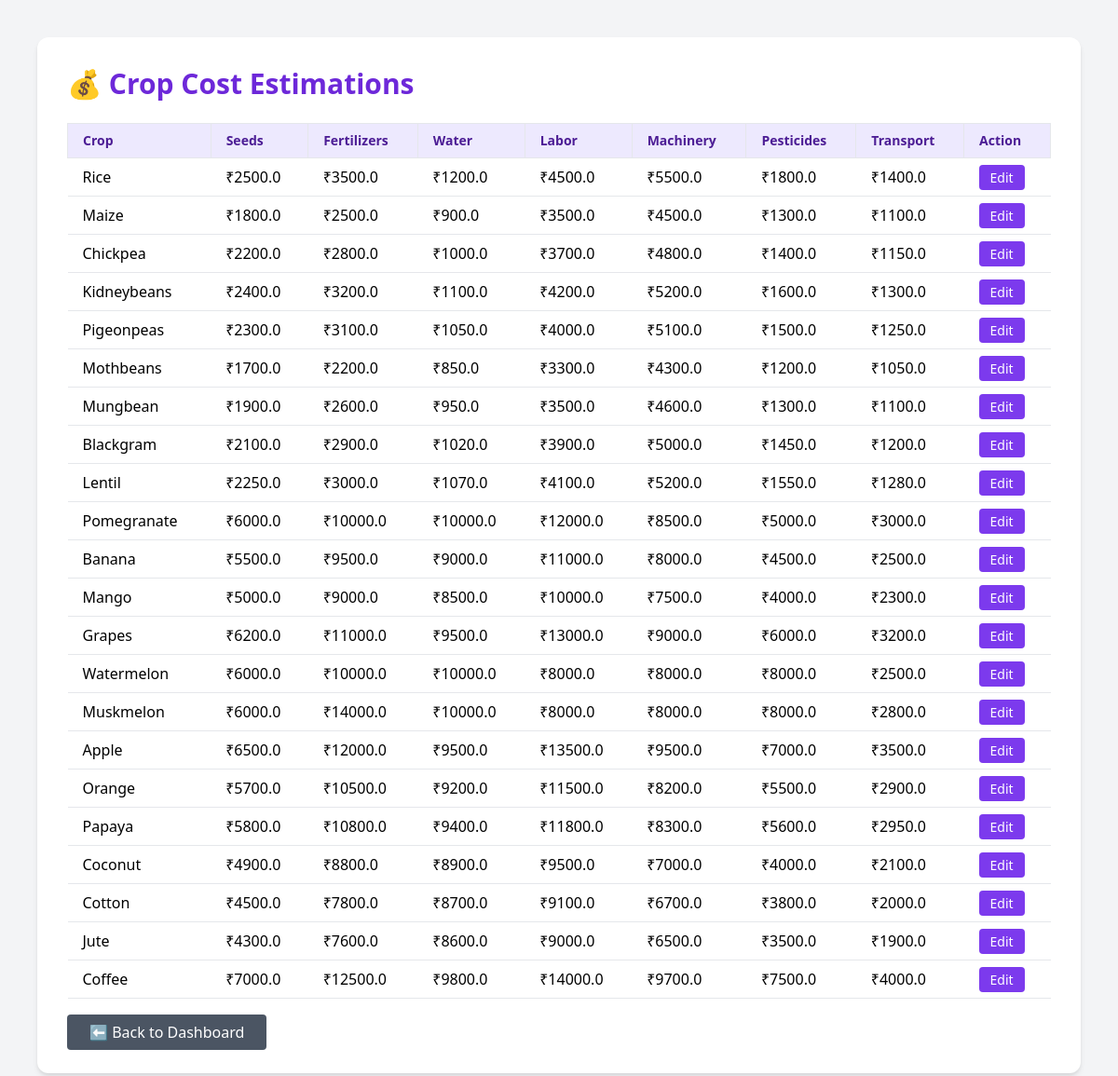
Page /admin-costs (signed in) on the committed database.
### tables this page shows
CREATE TABLE crop_costs (
    crop_name TEXT PRIMARY KEY,
    seeds_cost REAL,
    fertilizers_cost REAL,
    water_cost REAL,
    labor_cost REAL,
    machinery_cost REAL,
    pesticides_cost REAL,
    transport_cost REAL
, market_price REAL);

### app.py (the view)
@app.route('/admin-costs')
def admin_costs():
    if 'admin' not in session:
        return redirect('/admin-login')
    conn = sqlite3.connect("crop_info.db")
    cursor = conn.cursor()
    cursor.execute("SELECT * FROM crop_costs")
    costs = cursor.fetchall()
    conn.close()
    return render_template('admin_costs.html', costs=costs)

### templates/admin_costs.html (shortened to what this page needs)
<!DOCTYPE html>
<html lang="en">
<head>
  <link href="https://cdn.jsdelivr.net/npm/tailwindcss@2.2.19/dist/tailwind.min.css" rel="stylesheet">
</head>
<body class="bg-gray-100 min-h-screen p-10">
  <div class="max-w-6xl mx-auto bg-white p-8 rounded-xl shadow-md">
    <h2 class="text-3xl font-bold text-purple-700 mb-6">💰 Crop Cost Estimations</h2>
    <div class="overflow-x-auto">
      <table class="w-full border-collapse table-auto">
        <thead>
          <tr class="bg-purple-100 text-left text-sm font-semibold text-purple-900">
            <th class="px-4 py-2 border">Crop</th>
            <th class="px-4 py-2 border">Seeds</th>
            <th class="px-4 py-2 border">Fertilizers</th>
            <th class="px-4 py-2 border">Water</th>
            <th class="px-4 py-2 border">Labor</th>
            <th class="px-4 py-2 border">Machinery</th>
            <th class="px-4 py-2 border">Pesticides</th>
            <th class="px-4 py-2 border">Transport</th>
            <th class="px-4 py-2 border">Action</th>
          </tr>
        </thead>
        <tbody>
          {% for cost in costs %}
          <tr class="border-b hover:bg-gray-50">
            <td class="px-4 py-2">{{ cost[0] }}</td>
            <td class="px-4 py-2">₹{{ cost[1] }}</td>
            <td class="px-4 py-2">₹{{ cost[2] }}</td>
            <td class="px-4 py-2">₹{{ cost[3] }}</td>
            <td class="px-4 py-2">₹{{ cost[4] }}</td>
            <td class="px-4 py-2">₹{{ cost[5] }}</td>
            <td class="px-4 py-2">₹{{ cost[6] }}</td>
            <td class="px-4 py-2">₹{{ cost[7] }}</td>
            <td class="px-4 py-2">
              <a href="/edit-cost/{{ cost[0] }}" class="bg-purple-600 hover:bg-purple-700 text-white px-3 py-1 rounded text-sm">Edit</a>
            </td>
          </tr>
          {% endfor %}
        </tbody>
      </table>
    </div>
    <div class="mt-6">
      <a href="/admin-dashboard" class="bg-gray-600 text-white px-6 py-2 rounded hover:bg-gray-700">⬅ Back to Dashboard</a>
    </div>
  </div>
</body>
</html>

### rows in the picture
crop_costs: crop_name "Rice", seeds_cost "2500.0", fertilizers_cost "3500.0", water_cost "1200.0", labor_cost "4500.0", machinery_cost "5500.0", pesticides_cost "1800.0", transport_cost "1400.0"
crop_costs: crop_name "Maize", seeds_cost "1800.0", fertilizers_cost "2500.0", water_cost "900.0", labor_cost "3500.0", machinery_cost "4500.0", pesticides_cost "1300.0", transport_cost "1100.0"
crop_costs: crop_name "Chickpea", seeds_cost "2200.0", fertilizers_cost "2800.0", water_cost "1000.0", labor_cost "3700.0", machinery_cost "4800.0", pesticides_cost "1400.0", transport_cost "1150.0"
crop_costs: crop_name "Kidneybeans", seeds_cost "2400.0", fertilizers_cost "3200.0", water_cost "1100.0", labor_cost "4200.0", machinery_cost "5200.0", pesticides_cost "1600.0", transport_cost "1300.0"
crop_costs: crop_name "Pigeonpeas", seeds_cost "2300.0", fertilizers_cost "3100.0", water_cost "1050.0", labor_cost "4000.0", machinery_cost "5100.0", pesticides_cost "1500.0", transport_cost "1250.0"
crop_costs: crop_name "Mothbeans", seeds_cost "1700.0", fertilizers_cost "2200.0", water_cost "850.0", labor_cost "3300.0", machinery_cost "4300.0", pesticides_cost "1200.0", transport_cost "1050.0"
crop_costs: crop_name "Mungbean", seeds_cost "1900.0", fertilizers_cost "2600.0", water_cost "950.0", labor_cost "3500.0", machinery_cost "4600.0", pesticides_cost "1300.0", transport_cost "1100.0"
crop_costs: crop_name "Blackgram", seeds_cost "2100.0", fertilizers_cost "2900.0", water_cost "1020.0", labor_cost "3900.0", machinery_cost "5000.0", pesticides_cost "1450.0", transport_cost "1200.0"
crop_costs: crop_name "Lentil", seeds_cost "2250.0", fertilizers_cost "3000.0", water_cost "1070.0", labor_cost "4100.0", machinery_cost "5200.0", pesticides_cost "1550.0", transport_cost "1280.0"
crop_costs: crop_name "Pomegranate", seeds_cost "6000.0", fertilizers_cost "10000.0", water_cost "10000.0", labor_cost "12000.0", machinery_cost "8500.0", pesticides_cost "5000.0", transport_cost "3000.0"
crop_costs: crop_name "Banana", seeds_cost "5500.0", fertilizers_cost "9500.0", water_cost "9000.0", labor_cost "11000.0", machinery_cost "8000.0", pesticides_cost "4500.0", transport_cost "2500.0"
crop_costs: crop_name "Mango", seeds_cost "5000.0", fertilizers_cost "9000.0", water_cost "8500.0", labor_cost "10000.0", machinery_cost "7500.0", pesticides_cost "4000.0", transport_cost "2300.0"
crop_costs: crop_name "Grapes", seeds_cost "6200.0", fertilizers_cost "11000.0", water_cost "9500.0", labor_cost "13000.0", machinery_cost "9000.0", pesticides_cost "6000.0", transport_cost "3200.0"
crop_costs: crop_name "Watermelon", seeds_cost "6000.0", fertilizers_cost "10000.0", water_cost "10000.0", labor_cost "8000.0", machinery_cost "8000.0", pesticides_cost "8000.0", transport_cost "2500.0"
crop_costs: crop_name "Muskmelon", seeds_cost "6000.0", fertilizers_cost "14000.0", water_cost "10000.0", labor_cost "8000.0", machinery_cost "8000.0", pesticides_cost "8000.0", transport_cost "2800.0"
crop_costs: crop_name "Apple", seeds_cost "6500.0", fertilizers_cost "12000.0", water_cost "9500.0", labor_cost "13500.0", machinery_cost "9500.0", pesticides_cost "7000.0", transport_cost "3500.0"
crop_costs: crop_name "Orange", seeds_cost "5700.0", fertilizers_cost "10500.0", water_cost "9200.0", labor_cost "11500.0", machinery_cost "8200.0", pesticides_cost "5500.0", transport_cost "2900.0"
crop_costs: crop_name "Papaya", seeds_cost "5800.0", fertilizers_cost "10800.0", water_cost "9400.0", labor_cost "11800.0", machinery_cost "8300.0", pesticides_cost "5600.0", transport_cost "2950.0"
crop_costs: crop_name "Coconut", seeds_cost "4900.0", fertilizers_cost "8800.0", water_cost "8900.0", labor_cost "9500.0", machinery_cost "7000.0", pesticides_cost "4000.0", transport_cost "2100.0"
crop_costs: crop_name "Cotton", seeds_cost "4500.0", fertilizers_cost "7800.0", water_cost "8700.0", labor_cost "9100.0", machinery_cost "6700.0", pesticides_cost "3800.0", transport_cost "2000.0"
crop_costs: crop_name "Jute", seeds_cost "4300.0", fertilizers_cost "7600.0", water_cost "8600.0", labor_cost "9000.0", machinery_cost "6500.0", pesticides_cost "3500.0", transport_cost "1900.0"
crop_costs: crop_name "Coffee", seeds_cost "7000.0", fertilizers_cost "12500.0", water_cost "9800.0", labor_cost "14000.0", machinery_cost "9700.0", pesticides_cost "7500.0", transport_cost "4000.0"
